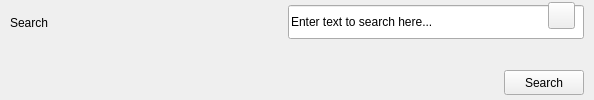
<?xml version="1.0" encoding="UTF-8"?>
<ui version="4.0">
 <class>SearchForm</class>
 <widget class="QWidget" name="SearchForm">
  <property name="geometry">
   <rect>
    <x>0</x>
    <y>0</y>
    <width>594</width>
    <height>100</height>
   </rect>
  </property>
  <property name="maximumSize">
   <size>
    <width>600</width>
    <height>100</height>
   </size>
  </property>
  <property name="focusPolicy">
   <enum>Qt::StrongFocus</enum>
  </property>
  <property name="windowTitle">
   <string>Form</string>
  </property>
  <property name="styleSheet">
   <string notr="true" />
  </property>
  <widget class="QPushButton" name="clearSearchLine">
   <property name="geometry">
    <rect>
     <x>548</x>
     <y>2</y>
     <width>27</width>
     <height>27</height>
    </rect>
   </property>
   <property name="focusPolicy">
    <enum>Qt::NoFocus</enum>
   </property>
   <property name="styleSheet">
    <string notr="true" />
   </property>
   <property name="text">
    <string />
   </property>
  </widget>
  <widget class="QFrame" name="verticalFrame">
   <property name="geometry">
    <rect>
     <x>0</x>
     <y>0</y>
     <width>594</width>
     <height>100</height>
    </rect>
   </property>
   <layout class="QVBoxLayout" name="verticalLayout">
    <property name="leftMargin">
     <number>10</number>
    </property>
    <property name="topMargin">
     <number>5</number>
    </property>
    <property name="rightMargin">
     <number>10</number>
    </property>
    <property name="bottomMargin">
     <number>5</number>
    </property>
    <item>
     <layout class="QHBoxLayout" name="horizontalLayout">
      <property name="spacing">
       <number>0</number>
      </property>
      <property name="topMargin">
       <number>0</number>
      </property>
      <item>
       <widget class="QLabel" name="searchLabel">
        <property name="minimumSize">
         <size>
          <width>106</width>
          <height>35</height>
         </size>
        </property>
        <property name="maximumSize">
         <size>
          <width>150</width>
          <height>50</height>
         </size>
        </property>
        <property name="text">
         <string>Search</string>
        </property>
       </widget>
      </item>
      <item>
       <spacer name="horizontalSpacer">
        <property name="orientation">
         <enum>Qt::Horizontal</enum>
        </property>
        <property name="sizeHint" stdset="0">
         <size>
          <width>40</width>
          <height>20</height>
         </size>
        </property>
       </spacer>
      </item>
      <item>
       <widget class="MyQLineEdit" name="searchLineEdit">
        <property name="minimumSize">
         <size>
          <width>296</width>
          <height>24</height>
         </size>
        </property>
        <property name="maximumSize">
         <size>
          <width>419</width>
          <height>34</height>
         </size>
        </property>
        <property name="styleSheet">
         <string notr="true" />
        </property>
        <property name="text">
         <string>Enter text to search here...</string>
        </property>
       </widget>
      </item>
     </layout>
    </item>
    <item>
     <spacer name="verticalSpacer">
      <property name="orientation">
       <enum>Qt::Vertical</enum>
      </property>
      <property name="sizeHint" stdset="0">
       <size>
        <width>20</width>
        <height>40</height>
       </size>
      </property>
     </spacer>
    </item>
    <item>
     <spacer name="verticalSpacer_2">
      <property name="orientation">
       <enum>Qt::Vertical</enum>
      </property>
      <property name="sizeHint" stdset="0">
       <size>
        <width>20</width>
        <height>40</height>
       </size>
      </property>
     </spacer>
    </item>
    <item>
     <widget class="QFrame" name="searchButtonCont">
      <property name="minimumSize">
       <size>
        <width>0</width>
        <height>0</height>
       </size>
      </property>
      <property name="maximumSize">
       <size>
        <width>600</width>
        <height>16777215</height>
       </size>
      </property>
      <layout class="QHBoxLayout" name="horizontalLayout_3">
       <property name="spacing">
        <number>0</number>
       </property>
       <property name="leftMargin">
        <number>0</number>
       </property>
       <property name="topMargin">
        <number>1</number>
       </property>
       <property name="rightMargin">
        <number>0</number>
       </property>
       <property name="bottomMargin">
        <number>0</number>
       </property>
       <item>
        <spacer name="horizontalSpacer_3">
         <property name="orientation">
          <enum>Qt::Horizontal</enum>
         </property>
         <property name="sizeHint" stdset="0">
          <size>
           <width>40</width>
           <height>20</height>
          </size>
         </property>
        </spacer>
       </item>
       <item>
        <widget class="QPushButton" name="searchButton">
         <property name="minimumSize">
          <size>
           <width>59</width>
           <height>25</height>
          </size>
         </property>
         <property name="maximumSize">
          <size>
           <width>84</width>
           <height>35</height>
          </size>
         </property>
         <property name="focusPolicy">
          <enum>Qt::NoFocus</enum>
         </property>
         <property name="styleSheet">
          <string notr="true" />
         </property>
         <property name="text">
          <string>Search</string>
         </property>
        </widget>
       </item>
      </layout>
     </widget>
    </item>
   </layout>
  </widget>
  <zorder>verticalFrame</zorder>
  <zorder>clearSearchLine</zorder>
 </widget>
 <customwidgets>
  <customwidget>
   <class>MyQLineEdit</class>
   <extends>QLineEdit</extends>
   <header>MyQLineEdit.h</header>
  </customwidget>
 </customwidgets>
 <resources />
 <connections />
</ui>
